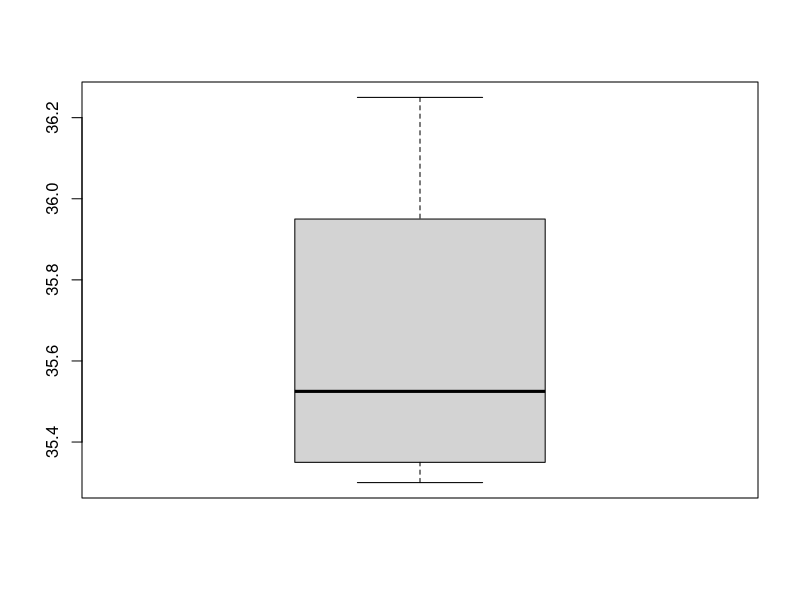

This figure's R source:
## ---- chunk 1
spring_1 <- c(36.25, 35.40, 35.30)
spring_2 <- c(35.15, 35.35, 33.35)
spring_3 <- c(30.70, 29.65, 29.20)
spring_4 <- c(39.70, 40.05, 38.65)
spring_5 <- c(31.85, 31.40, 29.30)
spring_6 <- c(30.20, 30.65, 29.75)
spring_7 <- c(32.90, 32.50, 32.80)
spring_8 <- c(36.80, 36.45, 33.15)
## ---- chunk 2
temperatures <- c(spring_1, spring_2, spring_3, spring_4, spring_5, spring_6, spring_7, spring_8)
temperatures
## ---- chunk 3
temperature_matrix <- matrix(temperatures, nrow = 8, byrow = T)
temperature_matrix
## ---- chunk 4
springs <- c("Bluebell Spring", "Opal Spring", "Riverside Spring", "Too Hot Spring", "Mystery Spring", "Emerald Spring", "Black Spring", "Pearl Spring")
scientists <- c("Jill", "Steve", "Susan")
## ---- chunk 5
rownames(temperature_matrix) <- springs
colnames(temperature_matrix)  <- scientists
temperature_matrix
## ---- chunk 6
Average_Temperature <- rowMeans(temperature_matrix)
Average_Temperature
## ---- chunk 7
temperature_matrix <- cbind(temperature_matrix, Average_Temperature)
temperature_matrix
## ---- chunk 8
temperature_matrix[2,3]
## ---- chunk 9
Jill <- temperature_matrix[,1]
mean(Jill)
## ---- chunk 10
boxplot(temperature_matrix[1,])
## ---- chunk 11
temperature_matrix[3,1] < temperature_matrix[1,2]
